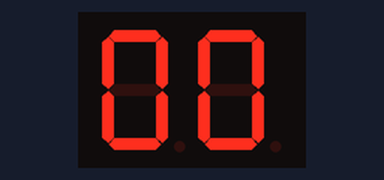
The sketch below on a simulated Arduino Uno, built with avr-gcc and run on an emulated ATmega328P. Parts: 2-digit seven-segment display. Wiring (inferred from the names in the program): 2-digit 7-segment display, segments lit when HIGH: segments pin 7, pin 8, pin 9, pin 10, pin 11, pin 12, pin 13, pin 0, pin 1, pin 2, pin 3, pin 4, pin 5, pin 6. The segment pins are drawn as the display they are named for.

Above: at 0.1 s.
At 4.9 s:
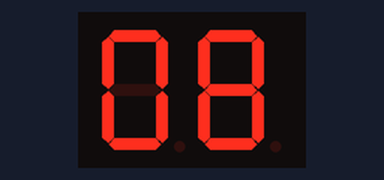
At 9.7 s:
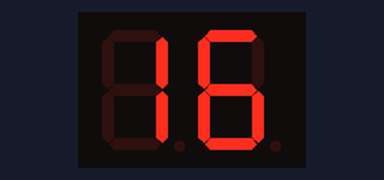
At 19.3 s:
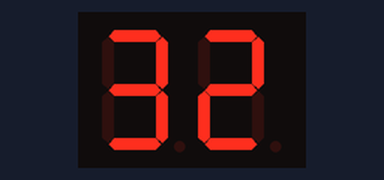
At 28.9 s:
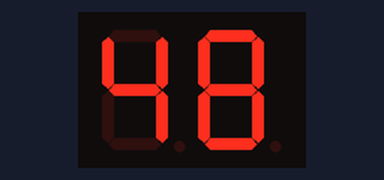
At 39.1 s:
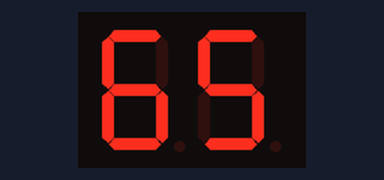

The sketch:

display_10_to_99.ino
```cpp
// Definir los pines para cada segmento de los dos displays
int display1[7] = {7, 8, 9, 10, 11, 12, 13};
int display2[7] = {0, 1, 2, 3, 4, 5, 6};

int t = 600;//Tiempo para el delay

// Definir un arreglo de dos dimensiones que mapee los números a los segmentos necesarios para mostrarlos en los displays
int numeros[10][7] = {
  {1, 1, 1, 1, 1, 1, 0}, // 0
  {0, 1, 1, 0, 0, 0, 0}, // 1
  {1, 1, 0, 1, 1, 0, 1}, // 2
  {1, 1, 1, 1, 0, 0, 1}, // 3
  {0, 1, 1, 0, 0, 1, 1}, // 4
  {1, 0, 1, 1, 0, 1, 1}, // 5
  {1, 0, 1, 1, 1, 1, 1}, // 6
  {1, 1, 1, 0, 0, 0, 0}, // 7
  {1, 1, 1, 1, 1, 1, 1}, // 8
  {1, 1, 1, 1, 0, 1, 1}  // 9
};

void setup() {
  // Configurar los pines como salidas
  pinMode(0, OUTPUT);
  pinMode(1, OUTPUT);
  pinMode(2, OUTPUT);
  pinMode(3, OUTPUT);
  pinMode(4, OUTPUT);
  pinMode(5, OUTPUT);
  pinMode(6, OUTPUT);
  pinMode(7, OUTPUT);
  pinMode(8, OUTPUT);
  pinMode(9, OUTPUT);
  pinMode(10, OUTPUT);
  pinMode(11, OUTPUT);
  pinMode(12, OUTPUT);
  pinMode(13, OUTPUT);
}

void loop(){
  ceroToCien();
  cienToCero();
}

void ceroToCien(){
  int incrementoDecena = 0;
  while(incrementoDecena < 10){

    //Controla el display ixquierdo (display1). El de las decenas
    for(int i = 0; i<7; i++){
      digitalWrite(display2[i],numeros[0][i]);//Iniciamos el display derecho (display2) en '0'
      digitalWrite(display1[i],numeros[incrementoDecena][i]);//incrementoDecena va de 0 a 9 para que el display de las decenas incremente de 0 a 9.
    }

    //Controla el display derecho (display2). El de las unidades
    for(int digito = 0; digito<10; digito++){
      for(int i = 0; i<7; i++){
        digitalWrite(display2[i],numeros[digito][i]);
      }
      delay(t);
    }
    incrementoDecena++;
  }
}

void cienToCero(){
  int decenas = 9;
  while(decenas >= 0){
    //Controla el display ixquierdo (display1). El de las decenas
    for(int i = 0; i<7; i++){
      digitalWrite(display2[i],numeros[9][i]);//Iniciamos el display derecho (display2) en '9'
      digitalWrite(display1[i],numeros[decenas][i]);//incrementoDecena va de 9 a 0 para que el display de las decenas decremente de 9 a 0.
    }

    //Controla el display derecho (display2). El de las unidades
    for(int digito = 9; digito >= 0; digito--){
      for(int i = 0; i<7; i++){
        digitalWrite(display2[i],numeros[digito][i]);
      }
      delay(t);
    }
    decenas--;
  }

}
```

Measured:
- what the display in image 1 shows lasts 0.6 s, from 4.8 s to 5.4 s
